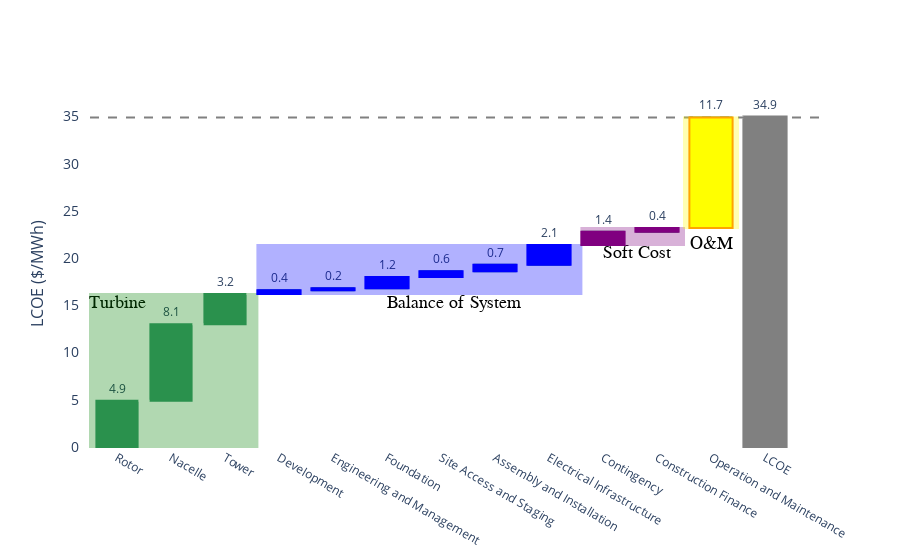

This figure's notebook cell:
### Code cell
# # Sample waterfall obtained from https://www.machinelearningplus.com/waterfall-plot-in-python/
# import plotly.graph_objects as go

fig_2 = go.Figure(go.Waterfall(
#     name = "21", 
    orientation = "v",
    measure = ["relative", 
               "relative", 
               "relative", 
               "relative", 
               "relative", 
               "relative", 
               "relative", 
               "relative", 
               "relative", 
               "relative", 
               "relative", 
               "relative", 
               "total"],
    x = ['Rotor',
         'Nacelle',
         'Tower', 
         'Development',
         'Engineering and Management',
         'Foundation',
         'Site Access and Staging',
         'Assembly and Installation',
         'Electrical Infrastructure', 
         'Contingency',
         'Construction Finance',
         'Operation and Maintenance',
         "LCOE"],
    base = 0,
    textposition = "outside",    
    totals = {"marker":{"color":"grey", "line":{"color":"grey", "width":2}}},
    text = [rotor , 
            nacelle , 
            tower , 
            development , 
            engineering_management , 
            foundation , 
            site_access_staging , 
            assembly_installation , 
            electrical_infrastructure , 
            contingency , 
            construction_finance , 
            operation_maintenance, 
            round(lcoe, 1)],
    
    y = y_lcoe, 
    connector = {"line":{"color":"white"}},))


fig_2.update_layout(
#         title = "Pathway to LCOE reduction in 2030 by LCOE parameter",
        showlegend = False,
        paper_bgcolor='white',
        plot_bgcolor='white',
        yaxis=dict(
            title='LCOE ($/MWh)',
            titlefont_size=16,
            tickfont_size=14),
)

fig_2.add_shape(type='line',
                x0=-0.5,
                y0=lcoe,
                x1=13,
                y1=lcoe,
                line=dict(color="grey",
                          width=2,
                          dash="dash"),
                xref='x',
                yref='y'
)

# fig_2.add_shape(type='line',
#                 x0=3,
#                 y0=0,
#                 x1=3,
#                 y1=16.1,
# #                 showarrow=True,
#                 line=dict(color="grey",
#                           width=2),
#                 xref='x',
#                 yref='y'
# )


# Turbine block
fig_2.add_shape(type="rect",
                xref="x", yref="y",
                x0=-0.5, y0=0,
                x1=2.6, y1=(rotor + tower + nacelle),
                opacity=0.3,
                fillcolor="green",
                line_color="green",
               )

fig_2.add_trace(go.Scatter(
    x=['Rotor'],
    y=[(rotor + tower + nacelle)],
    mode="text",
    name="Markers and Text",
    text=["Turbine"],
    textposition="bottom center",     
    textfont=dict(
        family="times",
        size=18,
        color="Black"
    )
))

# BOS Block
fig_2.add_shape(type="rect",
                xref="x", yref="y",
                x0=2.6, 
                y0=(rotor + tower + nacelle),
                x1=8.6, 
                y1=(rotor + tower + nacelle + development + engineering_management + foundation + site_access_staging + assembly_installation + electrical_infrastructure),
                opacity=0.3,
                fillcolor="blue",
                line_color="blue",
               )

fig_2.add_trace(go.Scatter(
    x=['Foundation'],
#     y=[(rotor + tower + nacelle + development + engineering_management + foundation + site_access_staging + assembly_installation + electrical_infrastructure)],
    y=[(rotor + tower + nacelle )],
    mode="text",
    name="Markers and Text",
    text=["Balance of System"],
    textposition="bottom right",     
    textfont=dict(
        family="times",
        size=18,
        color="Black"
    )
))

fig_2.add_shape(
    type="rect", 
    fillcolor="blue", 
    line=dict(color="blue"), 
    opacity=1,
    x0=2.6, 
    x1=3.4, 
    xref="x", 
    y0=(rotor + tower + nacelle ), 
    y1=(rotor + tower + nacelle + development),
    yref="y"
)

fig_2.add_shape(
    type="rect", 
    fillcolor="blue", 
    line=dict(color="blue"), 
    opacity=1,
    x0=3.6, 
    x1=4.4, 
    xref="x", 
    y0=(rotor + tower + nacelle + development), 
    y1=(rotor + tower + nacelle + development + engineering_management),
    yref="y"
)

fig_2.add_shape(
    type="rect", 
    fillcolor="blue", 
    line=dict(color="blue"), 
    opacity=1,
    x0=4.6, 
    x1=5.4, 
    xref="x", 
    y0=(rotor + tower + nacelle + development + engineering_management), 
    y1=(rotor + tower + nacelle + development + engineering_management + foundation),
    yref="y"
)

fig_2.add_shape(
    type="rect", 
    fillcolor="blue", 
    line=dict(color="blue"), 
    opacity=1,
    x0=5.6, 
    x1=6.4, 
    xref="x", 
    y0=(rotor + tower + nacelle + development + engineering_management + foundation), 
    y1=(rotor + tower + nacelle + development + engineering_management + foundation + site_access_staging),
    yref="y"
)

fig_2.add_shape(
    type="rect", 
    fillcolor="blue", 
    line=dict(color="blue"), 
    opacity=1,
    x0=6.6, 
    x1=7.4, 
    xref="x", 
    y0=(rotor + tower + nacelle + development + engineering_management + foundation + site_access_staging), 
    y1=(rotor + tower + nacelle + development + engineering_management + foundation + site_access_staging + assembly_installation),
    yref="y"
)

fig_2.add_shape(
    type="rect", 
    fillcolor="blue", 
    line=dict(color="blue"), 
    opacity=1,
    x0=7.6, 
    x1=8.4, 
    xref="x", 
    y0=(rotor + tower + nacelle + development + engineering_management + foundation + site_access_staging + assembly_installation), 
    y1=(rotor + tower + nacelle + development + engineering_management + foundation + site_access_staging + assembly_installation + electrical_infrastructure),
    yref="y"
)


# Soft Cost block
fig_2.add_shape(type="rect",
    xref="x", yref="y",
    x0=8.6, 
    y0=(rotor + tower + nacelle + development + engineering_management + foundation + site_access_staging + assembly_installation + electrical_infrastructure),
    x1=10.5, 
    y1=(construction_finance + contingency + rotor + tower + nacelle + development + engineering_management + foundation + site_access_staging + assembly_installation + electrical_infrastructure),
    opacity=0.3,
    fillcolor="purple",
    line_color="purple"
               )
fig_2.add_trace(go.Scatter(
    x=['Contingency'],
    y=[(rotor + tower + nacelle + development + engineering_management + foundation + site_access_staging + assembly_installation + electrical_infrastructure)],
    mode="text",
    name="Markers and Text",
    text=["Soft Cost"],
    textposition="bottom right",     
    textfont=dict(
        family="times",
        size=18,
        color="Black"
    )
))

fig_2.add_shape(
    type="rect", 
    fillcolor="purple", 
    line=dict(color="purple"), 
    opacity=1,
    x0=8.6, 
    x1=9.4, 
    xref="x", 
    y0=(rotor + tower + nacelle + development + engineering_management + foundation + site_access_staging + assembly_installation + electrical_infrastructure), 
    y1=(rotor + tower + nacelle + development + engineering_management + foundation + site_access_staging + assembly_installation + electrical_infrastructure + contingency),
    yref="y"
)

fig_2.add_shape(
    type="rect", 
    fillcolor="purple", 
    line=dict(color="purple"), 
    opacity=1,
    x0=9.6, 
    x1=10.4, 
    xref="x", 
    y0=(rotor + tower + nacelle + development + engineering_management + foundation + site_access_staging + assembly_installation + electrical_infrastructure + contingency), 
    y1=(rotor + tower + nacelle + development + engineering_management + foundation + site_access_staging + assembly_installation + electrical_infrastructure + contingency + construction_finance),
    yref="y"
)

# O&M Block
fig_2.add_shape(type="rect",
                xref="x",
                yref="y",
                x0=10.5, 
                y0=(construction_finance + contingency + rotor + tower + nacelle + development + engineering_management + foundation + site_access_staging + assembly_installation + electrical_infrastructure),
                x1=11.5, 
                y1=(operation_maintenance + construction_finance + contingency + rotor + tower + nacelle + development + engineering_management + foundation + site_access_staging + assembly_installation + electrical_infrastructure),
                opacity=0.3,
                fillcolor="yellow",
                line_color="yellow"
               )

fig_2.add_trace(go.Scatter(
    x=['Operation and Maintenance'],
    y=[(rotor + tower + nacelle + development + engineering_management + foundation + site_access_staging + assembly_installation + electrical_infrastructure) + 1],
    mode="text",
    name="Markers and Text",
    text=["O&M"],
    textposition="bottom center",     
    textfont=dict(
        family="times",
        size=18,
        color="Black"
    )
))

fig_2.add_shape(
    type="rect", 
    fillcolor="yellow", 
    line=dict(color="orange"), 
    opacity=1,
    x0=10.6, 
    x1=11.4, 
    xref="x", 
    y0=(rotor + tower + nacelle + development + engineering_management + foundation + site_access_staging + assembly_installation + electrical_infrastructure + contingency + construction_finance), 
    y1=(rotor + tower + nacelle + development + engineering_management + foundation + site_access_staging + assembly_installation + electrical_infrastructure + contingency + construction_finance + operation_maintenance),
    yref="y"
)


# fig.update(layout_showlegend=False)
fig.write_image(path + 'fig_6.eps', scale=1, width=1000, height=800)
fig_2.show()

### Figure 1 — Plotly figure (JSON) as saved in the notebook; plotly's stock layout.template omitted (floating-point values rounded to 4 significant figures)
{"data": [{"base": 0, "connector": {"line": {"color": "white"}}, "measure": ["relative", "relative", "relative", "relative", "relative", "relative", "relative", "relative", "relative", "relative", "relative", "relative", "total"], "orientation": "v", "text": ["4.9", "8.1", "3.2", "0.4", "0.2", "1.2", "0.6", "0.7", "2.1", "1.4", "0.4", "11.7", "34.9"], "textposition": "outside", "totals": {"marker": {"color": "grey", "line": {"color": "grey", "width": 2}}}, "type": "waterfall", "x": ["Rotor", "Nacelle", "Tower", "Development", "Engineering and Management", "Foundation", "Site Access and Staging", "Assembly and Installation", "Electrical Infrastructure", "Contingency", "Construction Finance", "Operation and Maintenance", "LCOE"], "y": [4.9, 8.1, 3.2, 0.4, 0.2, 1.2, 0.6, 0.7, 2.1, 1.4, 0.4, 11.7, 34.9]}, {"mode": "text", "name": "Markers and Text", "text": ["Turbine"], "textfont": {"color": "Black", "family": "times", "size": 18}, "textposition": "bottom center", "type": "scatter", "x": ["Rotor"], "y": [16.2]}, {"mode": "text", "name": "Markers and Text", "text": ["Balance of System"], "textfont": {"color": "Black", "family": "times", "size": 18}, "textposition": "bottom right", "type": "scatter", "x": ["Foundation"], "y": [16.2]}, {"mode": "text", "name": "Markers and Text", "text": ["Soft Cost"], "textfont": {"color": "Black", "family": "times", "size": 18}, "textposition": "bottom right", "type": "scatter", "x": ["Contingency"], "y": [21.4]}, {"mode": "text", "name": "Markers and Text", "text": ["O&M"], "textfont": {"color": "Black", "family": "times", "size": 18}, "textposition": "bottom center", "type": "scatter", "x": ["Operation and Maintenance"], "y": [22.4]}], "layout": {"paper_bgcolor": "white", "plot_bgcolor": "white", "shapes": [{"line": {"color": "grey", "dash": "dash", "width": 2}, "type": "line", "x0": -0.5, "x1": 13, "xref": "x", "y0": 34.9, "y1": 34.9, "yref": "y"}, {"fillcolor": "green", "line": {"color": "green"}, "opacity": 0.3, "type": "rect", "x0": -0.5, "x1": 2.6, "xref": "x", "y0": 0, "y1": 16.2, "yref": "y"}, {"fillcolor": "blue", "line": {"color": "blue"}, "opacity": 0.3, "type": "rect", "x0": 2.6, "x1": 8.6, "xref": "x", "y0": 16.2, "y1": 21.4, "yref": "y"}, {"fillcolor": "blue", "line": {"color": "blue"}, "opacity": 1, "type": "rect", "x0": 2.6, "x1": 3.4, "xref": "x", "y0": 16.2, "y1": 16.6, "yref": "y"}, {"fillcolor": "blue", "line": {"color": "blue"}, "opacity": 1, "type": "rect", "x0": 3.6, "x1": 4.4, "xref": "x", "y0": 16.6, "y1": 16.8, "yref": "y"}, {"fillcolor": "blue", "line": {"color": "blue"}, "opacity": 1, "type": "rect", "x0": 4.6, "x1": 5.4, "xref": "x", "y0": 16.8, "y1": 18, "yref": "y"}, {"fillcolor": "blue", "line": {"color": "blue"}, "opacity": 1, "type": "rect", "x0": 5.6, "x1": 6.4, "xref": "x", "y0": 18, "y1": 18.6, "yref": "y"}, {"fillcolor": "blue", "line": {"color": "blue"}, "opacity": 1, "type": "rect", "x0": 6.6, "x1": 7.4, "xref": "x", "y0": 18.6, "y1": 19.3, "yref": "y"}, {"fillcolor": "blue", "line": {"color": "blue"}, "opacity": 1, "type": "rect", "x0": 7.6, "x1": 8.4, "xref": "x", "y0": 19.3, "y1": 21.4, "yref": "y"}, {"fillcolor": "purple", "line": {"color": "purple"}, "opacity": 0.3, "type": "rect", "x0": 8.6, "x1": 10.5, "xref": "x", "y0": 21.4, "y1": 23.2, "yref": "y"}, {"fillcolor": "purple", "line": {"color": "purple"}, "opacity": 1, "type": "rect", "x0": 8.6, "x1": 9.4, "xref": "x", "y0": 21.4, "y1": 22.8, "yref": "y"}, {"fillcolor": "purple", "line": {"color": "purple"}, "opacity": 1, "type": "rect", "x0": 9.6, "x1": 10.4, "xref": "x", "y0": 22.8, "y1": 23.2, "yref": "y"}, {"fillcolor": "yellow", "line": {"color": "yellow"}, "opacity": 0.3, "type": "rect", "x0": 10.5, "x1": 11.5, "xref": "x", "y0": 23.2, "y1": 34.9, "yref": "y"}, {"fillcolor": "yellow", "line": {"color": "orange"}, "opacity": 1, "type": "rect", "x0": 10.6, "x1": 11.4, "xref": "x", "y0": 23.2, "y1": 34.9, "yref": "y"}], "showlegend": false, "yaxis": {"tickfont": {"size": 14}, "title": {"font": {"size": 16}, "text": "LCOE ($/MWh)"}}}}
